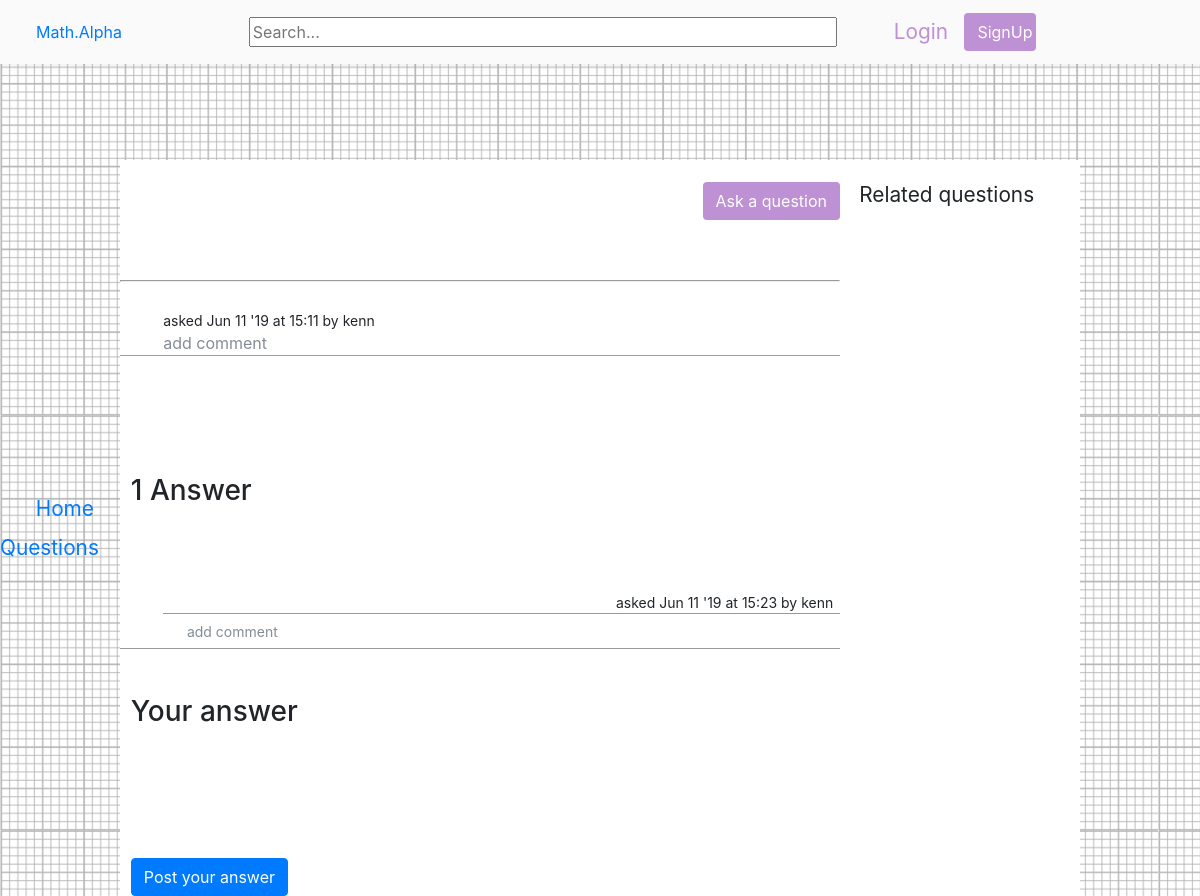
Page /ask/read/33/ on the committed database.
### passionProjectApp/models.py (models this page shows, shortened)
class RealQuestion(models.Model):
    title = tinymce_models.HTMLField()
    question = tinymce_models.HTMLField()
    last_update=models.DateTimeField(default=datetime.datetime.utcnow())
    date_created=models.DateTimeField(default=datetime.datetime.utcnow())
    upvote=models.ManyToManyField(User,blank=True,related_name='question_upvotes')
    downvote=models.ManyToManyField(User,blank=True,related_name='question_downvotes')
    author = models.ForeignKey(User,on_delete=models.CASCADE)

class Answer(models.Model):
    message= tinymce_models.HTMLField()
    last_update=models.DateTimeField(default=datetime.datetime.utcnow())
    date_created=models.DateTimeField(default=datetime.datetime.utcnow())
    parent=models.ForeignKey(RealQuestion,on_delete=models.CASCADE)
    upvote=models.ManyToManyField(User,blank=True,related_name='answer_upvotes')
    downvote=models.ManyToManyField(User,blank=True,related_name='answer_downvotes')
    author = models.ForeignKey(User,on_delete=models.CASCADE)

### passionProjectApp/views.py (the view)
# urls.py: path('ask/read/<int:ID>/',views.ask_read,name='ask_read'),
def ask_read(request,ID):
    randomquestion=RealQuestion.objects.all().order_by('?')[:10]
    question=get_object_or_404(RealQuestion,pk=ID)
    allAnswers=Answer.objects.filter(parent=ID)
    totalAnswers=len(allAnswers)
    allQuestionComments=RealQuestionComment.objects.filter(parent=ID)
    allAnswerComments=AnswerComment.objects.all()
    answercomment_child=[]
    for x in allAnswers:
        for y in allAnswerComments:
            if (y.parent==x):
                answercomment_child.append(y)
    form=AnswerForm(request.POST or None)
    context={"question":question,"answers":allAnswers,"question_comment":allQuestionComments,"answer_comment":answercomment_child,"form":form,"totalAnswers":totalAnswers, "randomquestion":randomquestion}
    return render(request,"passionProjectApp/ask_read.html",context)

### passionProjectApp/forms.py
class AnswerForm(forms.ModelForm):
    class Meta:
        model = Answer
        fields=['message']

### passionProjectApp/templates/passionProjectApp/ask_read.html (shortened to what this page needs)
{% extends 'passionProjectApp/base.html' %}
{% block body %}
{% load mathfilters %}
{% if question %}
<div class="titlepadding">
    <a class="askbutton" href="{% url 'ask' %}"><button type="button" class="btn registerbutton">Ask a question</button></a>
</div>
<hr/>
    <div class="questionMargin"><div class="questionFont">{% autoescape off%}{{question.question}} {% endautoescape %}</div>
    <div class="questionOptions">
    {% if question.last_update > question.date_created %}
    <span class="createdProfile">{% load tz %} {% timezone "America/Chicago" %} <abbr title="{{question.last_update}}">{% endtimezone %}
    {% else %}
        {% load tz %} {% timezone "America/Chicago" %} <span ><abbr class="" title="{{question.date_created}}">{% endtimezone %}
            asked {{ question.date_created|utc|date:"M j 'y"}} at {{ question.date_created|utc|date:'H:i' }} by {{question.author}}
        </abbr></span>
    {% endif %}
    {% endif %}
    </div>
        {% if question_comment %}
        {% for x in question_comment %}
            {% load tz %}
        {% endfor %}
        {% endif %}
        <a class="addQComment" href="{% url 'comment_ask' question.id %}">add comment</a>
    </div>
        {% if answers %}
        <br/><br/><br/><br/>
        {% if totalAnswers != 1 %}
        <h3 class="titlepadding"> {{totalAnswers}} Answers</h3>
        {% else %}
        <h3 class="titlepadding"> 1 Answer</h3>
        {% endif %}
        {% for x in answers %}
    <div class="questionMargin"> <div class="questionFont"> {% autoescape off%}{{x.message}} {% endautoescape %}</div>
        <div class="questionOptions">
            {% load tz %}
            {% if x.last_update > x.date_created %}
            <span class="createdProfile"> {% timezone "America/Chicago" %} <abbr title="{{question.last_update}}"> {% endtimezone  %}
         edited {{ x.last_update|date:"M j 'y"}} at {{ x.last_update|date:'H:i' }}</abbr> <span class="dateCreatedMargin">Asked {% timezone "America/Chicago" %} <abbr title="{{x.date_created}}"> {% endtimezone  %} {{x.date_created|date:"M j 'y"}} at {{x.date_created|date:'H:i' }} by {{x.author}}</abbr></span>
    </span>
            {% else %}
            <span class="createdProfile"> {% timezone "America/Chicago" %}<abbr title="{{x.date_created}}"> {% endtimezone  %}
            {% load tz %} asked {{ x.date_created|date:"M j 'y"}} at {{ x.date_created|date:'H:i' }} by {{x.author}}
        </abbr></span>
            {% endif %}
        </div>
        {% if answer_comment %}
        {% for y in answer_comment %}
        {% if y.parent == x %}
            {% load tz %}
        {% endif %}
        {% endfor %}
        {% endif %}
<div class="qComment"><a class='addQComment' href="{% url 'comment_answer' x.id%}">add comment</a></div></div><br/>
        {% endfor %}
        <h3 class="titlepadding">Your answer</h3>
    {% else %}
    <br/><br/><br/><br/>
        <h3 class="titlepadding">Be the first to answer</h3>
        {% endif %}
        <form  onsubmit="putCookie()" class="askForm" method ='POST' action="{% url 'answer' question.id %}">
            <button class=" btn btn-primary askButton">Post your answer</button>
        </form>
{% endblock body %}

### passionProjectApp/templates/passionProjectApp/base.html (shortened to what this page needs)
<!DOCTYPE html>
<html lang="en">
<head>
    {% load static %}
    <link rel="stylesheet" href="{% static 'passionProjectApp/css/bootstrap.css' %}">
    <link rel="stylesheet" href="{% static 'passionProjectApp/css/base.css' %}">
</head>
<body >
{% if request.user.is_authenticated %}
<div class="topbar">
    <div class ='logo'><a href="{% url 'index' %}">Math.Alpha</a></div>
    <form action='{% url "search" %}' method="POST" class="search">
        {% csrf_token %}
        <input type="text" name="search" placeholder="Search...">
    </form>
    <div class='registration'>
        <span class='login'>{{request.user}}</span> <a class='registerlink' href="{% url 'logout' %}"><button type="button" class=" btn registerbutton">Sign Out</button></a></div>
</div>
{% else %}
<div class="topbar">
    <div class ='logo'><a href="{% url 'index' %}">Math.Alpha</a></div>
    <form action='{% url "search" %}' method="POST" class="search">
        <input type="text" name="search" placeholder="Search...">
    </form>
    <div class='registration'>
        <a class='login' href="{% url 'login' %}">Login</a> <a class='registerlink' href="{% url 'register' %}"><button type="button" class=" btn registerbutton">SignUp</button></a></div>
</div>
{% endif %}
<aside class="asidebar">
    <div class=" fixed-aside">
        <div id="home"><a href="{% url 'index' %}">Home</a></div>
        <div id="questions"><a href="{% url 'allquestions' %}">Questions</a></div>
    </div>
</aside>
<div class="bodygrid">
<div class="rightAside">
    <div class="randoQTitle">Related questions</div>
    {% if randomquestion %}
    {% for x in randomquestion %}
    <div class="randoQ"><a href="{% url 'ask_read' x.id %}">{% autoescape off %} {{x.title}} {% endautoescape %}</a></div>
    {% endfor %}
    {% endif %}
</div>
<div class="test">
    <div>
{% block body %}
{% endblock body %}
</div>
</div>
</div>
</body>
</html>

### passionProjectApp/static/passionProjectApp/css/base.css (style rules this page uses)
html,body { width:100vw; }
body { background-image:url('../images/background.png'); }
.bodygrid { display:grid; grid-template-areas: 'aside questions rando'; grid-template-columns: 0.5fr 3fr 1fr; padding-top:8vh; height:100vh; margin-top: 8%; margin-right: 10%; }
.topbar { display: flex; position: fixed; justify-content: space-between; top: 0; right: 0; width: 100vw; background: #fafafb; height: 8vh; padding: 1% 0; box-shadow: 0 1px 9px rgba(59,64,69,0.1); }
.logo { display: flex; align-items: center; justify-content: flex-start; padding-left: 3%; width: 12%; }
.search { display: flex; align-items: center; justify-content: center; padding-left: 4%; }
.topbar input { width: 49vw; }
.registration { position: relative; display: flex; align-items: center; justify-content: space-between; padding-right: 15%; }
.login,.registerlink, .editlinks { text-decoration: none; }
.login { color:#BE90D4; font-size: 1.3rem; }
.registerlink { margin-left: 13%; }
.registerbutton { background:#BE90D4; color:white; }
.registration .registerbutton { width: 6vw; }
.asidebar { display: grid; grid-area: aside; background: #ffffff; text-align: right; height: 100%; top: 9%; }
.fixed-aside { top: 55%; position: fixed; }
.fixed-aside div { padding-right: 5%; padding-bottom: 8%; font-size: 1.3rem; }
.test { display: grid; grid-area:questions; background: white; }
.titlepadding { padding:3% 0 0 1.5%; display:flex; justify-content: space-between; height:7rem; }
abbr[title] { cursor: auto; text-decoration: none; }
.questionMargin { padding: 0 0 0 6%; border-bottom: 1px solid #9a9a9a; margin-top: 2%; }
.createdProfile { grid-area: updates; display: flex; justify-content: flex-end; margin-right:2%; }
.questionOptions { display:grid; grid-template-areas: 'links updates'; grid-template-columns: 1fr 1fr; font-size:14px; font-style: initial; padding-top:2%; }
.addQComment { color:#848d95; }
hr { height:0 }
.askButton { margin-top: 6%; margin-left: 1.5%; }
.askForm { padding-top:3%; }
.qComment { font-size: 14px; border-top: 1px solid #9a9a9a; padding: 1% 0 1% 3.5%; }
.qComment:nth-of-type(odd) { background:#fafafb; }
.qComment:last-of-type { background:white; }
.rightAside { grid-area: rando; background: #ffffff; }
.randoQ { padding-left: 8%; padding-bottom: 8%; font-size: 0.9rem; }
.randoQTitle { padding: 8% 0 5% 8%; font-size: 1.3rem; }

### rows in the picture
RealQuestion: date_created|utc "Jun 11 '19", date_created|utc "15:11", author "kenn"
Answer: date_created "Jun 11 '19", date_created "15:23", author "kenn"
